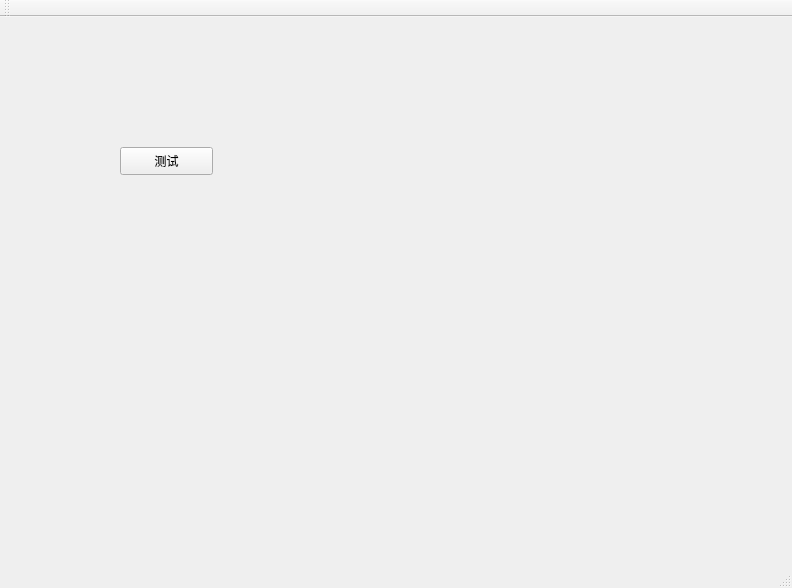
<?xml version="1.0" encoding="UTF-8"?>
<ui version="4.0">
 <class>MainWindow</class>
 <widget class="QMainWindow" name="MainWindow">
  <property name="geometry">
   <rect>
    <x>0</x>
    <y>0</y>
    <width>792</width>
    <height>588</height>
   </rect>
  </property>
  <property name="windowTitle">
   <string>MainWindow</string>
  </property>
  <widget class="QWidget" name="centralWidget">
   <widget class="QPushButton" name="bttest">
    <property name="geometry">
     <rect>
      <x>120</x>
      <y>130</y>
      <width>93</width>
      <height>28</height>
     </rect>
    </property>
    <property name="text">
     <string>测试</string>
    </property>
   </widget>
  </widget>
  <widget class="QMenuBar" name="menuBar">
   <property name="geometry">
    <rect>
     <x>0</x>
     <y>0</y>
     <width>792</width>
     <height>26</height>
    </rect>
   </property>
  </widget>
  <widget class="QToolBar" name="mainToolBar">
   <attribute name="toolBarArea">
    <enum>TopToolBarArea</enum>
   </attribute>
   <attribute name="toolBarBreak">
    <bool>false</bool>
   </attribute>
  </widget>
  <widget class="QStatusBar" name="statusBar"/>
 </widget>
 <layoutdefault spacing="6" margin="11"/>
 <resources/>
 <connections/>
</ui>
